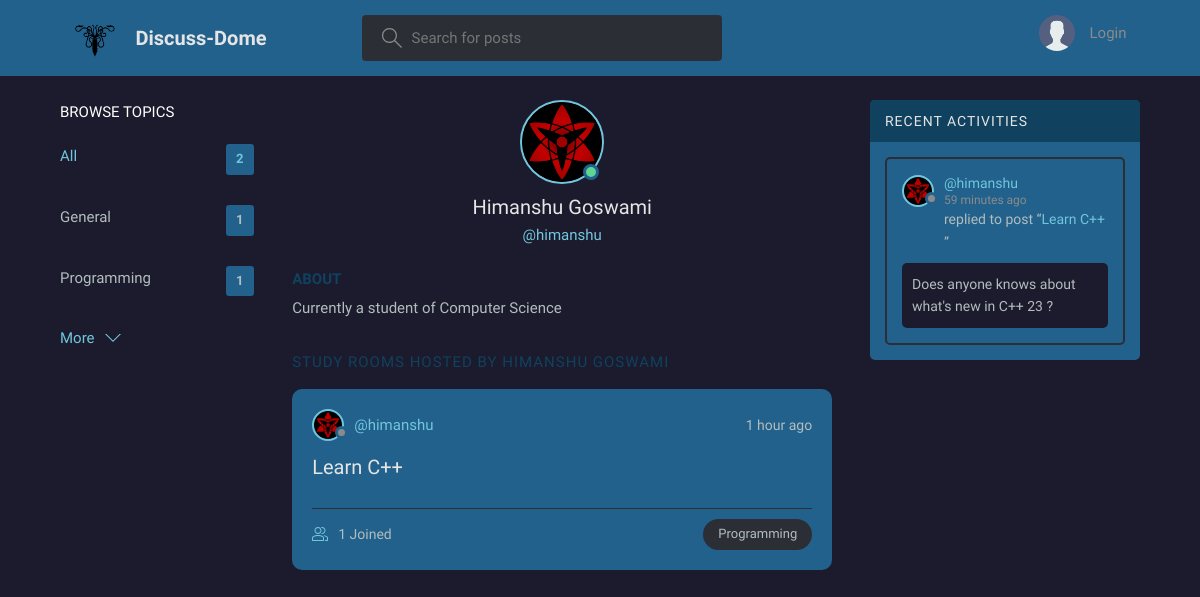
The app's page /profile/2/ with its own data.
### base/models.py (models this page shows, shortened)
class Topic(models.Model):
    name = models.CharField(max_length=200)

class User(AbstractUser):
    name = models.CharField(max_length=200, null=True)
    email = models.EmailField(unique=True, null=True)
    bio = models.TextField(null=True)
    avatar = models.ImageField(null=True, default="avatar.svg")
    REQUIRED_FIELDS = []

class Room(models.Model):
    host = models.ForeignKey(User, on_delete=models.SET_NULL, null=True)
    topic = models.ForeignKey(Topic, on_delete=models.SET_NULL, null=True)
    name = models.CharField(max_length=200)
    description = models.TextField(null=True, blank=True)
    participants = models.ManyToManyField(
        User, related_name='participants', blank=True)
    updated = models.DateTimeField(auto_now=True)
    created = models.DateTimeField(auto_now_add=True)
    class Meta:
        ordering = ['-updated', '-created']
    def __str__(self):
        return self.name

class Message(models.Model):
    user = models.ForeignKey(User, on_delete=models.CASCADE)
    room = models.ForeignKey(Room, on_delete=models.CASCADE)
    body = models.TextField()
    updated = models.DateTimeField(auto_now=True)
    created = models.DateTimeField(auto_now_add=True)
    class Meta:
        ordering = ['-updated', '-created']

### base/views.py (the view)
# urls.py: path('profile/<str:pk>/', views.userProfile, name="user-profile"),
def userProfile(request, pk):
    user = User.objects.get(id=pk)
    rooms = user.room_set.all()
    room_messages = user.message_set.all()
    topics = Topic.objects.all()
    context = {'user': user, 'rooms': rooms,
               'room_messages': room_messages, 'topics': topics}
    return render(request, 'base/profile.html', context)

### base/templates/base/profile.html (shortened to what this page needs)
{% extends 'main.html' %}
{% block content %}
<main class="profile-page layout layout--3">
  <div class="container">
    {% include 'base/topics_component.html' %}
    <div class="roomList">
      <div class="profile">
        <div class="profile__avatar">
          <div class="avatar avatar--large active">
            <img src="{{user.avatar.url}}" />
          </div>
        </div>
        <div class="profile__info">
          <h3>{{user.name}}</h3>
          <p>@{{user.username}}</p>
        </div>
        <div class="profile__about">
          <h3>About</h3>
          <p>
            {{user.bio}}
          </p>
        </div>
      </div>
      <div class="roomList__header">
        <div>
            <h2>Study Rooms Hosted by {{user.name}}</a>
          </h2>
        </div>
      </div>
      {% include 'base/feed_component.html' %}
    </div>
    {% include 'base/activity_component.html' %}
  </div>
</main>
{% endblock content %}

### templates/main.html (shortened to what this page needs)
<!DOCTYPE html>
{% load static %}
<html lang="en">
<head>
    <link rel="stylesheet" href="{% static 'styles/style.css' %}" />
</head>
<body>
    {% include 'navbar.html' %}
    {% block content %}
    {% endblock %}
</body>
</html>

### templates/navbar.html (shortened to what this page needs)
{% load static %}
<header class="header header--loggedIn">
    <div class="container">
        <a href="{% url 'home' %}" class="header__logo">
            <img src="{% static 'images/icons/squid-icon.png' %}" />
            <h1>Discuss-Dome</h1>
        </a>
        <form class="header__search" method="GET" action="{% url 'home' %}">
            <label>
                <input name="q" placeholder="Search for posts" />
            </label>
        </form>
        <nav class="header__menu">
            {% if request.user.is_authenticated %}
            <div class="header__user">
                <a href="{% url 'update-user' %}">
                    <div class="avatar avatar--medium active">
                        <img src="{{request.user.avatar.url}}" />
                    </div>
                    <p>{{request.user.username}} <span>@{{request.user.username}}</span></p>
                </a>
                <button class="dropdown-button">
                    <svg version="1.1" xmlns="http://www.w3.org/2000/svg" width="32" height="32" viewBox="0 0 32 32">
                        <title>chevron-down</title>
                        <path d="M16 21l-13-13h-3l16 16 16-16h-3l-13 13z"></path>
                    </svg>
                </button>
            </div>
            {% else %}
            <a href="{% url 'login' %}">
                <img src="{% static 'images/avatar.svg' %}" />
                <p>Login</p>
            </a>
            {% endif %}
        </nav>
    </div>
</header>

### base/templates/base/topics_component.html
<div class="topics">
    <div class="topics__header">
        <h2>Browse Topics</h2>
    </div>
    <ul class="topics__list">
        <li>
            <a href="{% url 'home' %}" class="active">All <span>{{topics.count}}</span></a>
        </li>
        {% for topic in topics %}
        <li>
            <a href="{% url 'home' %}?q={{topic.name}}">{{topic.name}}<span>{{topic.room_set.all.count}}</span></a>
        </li>
        {% endfor %}
    </ul>
    <a class="btn btn--link" href="{% url 'topics' %}">
        More
        <svg version="1.1" xmlns="http://www.w3.org/2000/svg" width="32" height="32" viewBox="0 0 32 32">
            <title>chevron-down</title>
            <path d="M16 21l-13-13h-3l16 16 16-16h-3l-13 13z"></path>
        </svg>
    </a>
</div>

### base/templates/base/feed_component.html (shortened to what this page needs)
{% for room in rooms %}
<div class="roomListRoom">
    <div class="roomListRoom__header">
        <a href="{% url 'user-profile' room.host.id %}" class="roomListRoom__author">
            <div class="avatar avatar--small">
                <img src="{{room.host.avatar.url}}" />
            </div>
            <span>@{{room.host.username}}</span>
        </a>
        <div class="roomListRoom__actions">
            <span>{{room.created|timesince}} ago</span>
        </div>
    </div>
    <div class="roomListRoom__content">
        <a href="{% url 'room' room.id %}">{{room.name}}</a>
    </div>
    <div class="roomListRoom__meta">
        <a href="{% url 'room' room.id %}" class="roomListRoom__joined">
            {{room.participants.all.count}} Joined
        </a>
        <p class="roomListRoom__topic">{{room.topic.name}}</p>
    </div>
</div>
{% endfor %}

### base/templates/base/activity_component.html (shortened to what this page needs)
<div class="activities">
    <div class="activities__header">
        <h2>Recent Activities</h2>
    </div>
    {% for message in room_messages %}
    <div class="activities__box">
        <div class="activities__boxHeader roomListRoom__header">
            <a href="{% url 'user-profile' message.user.id %}" class="roomListRoom__author">
                <div class="avatar avatar--small">
                    <img src="{{message.user.avatar.url}}" />
                </div>
                <p>
                    @{{message.user.username}}
                    <span>{{message.created|timesince}} ago</span>
                </p>
            </a>
        </div>
        <div class="activities__boxContent">
            <p>replied to post “<a href="{% url 'room' message.room.id %}">{{message.room}}</a>”</p>
            <div class="activities__boxRoomContent">{{message.body}}</div>
        </div>
    </div>
    {% endfor %}
</div>

### records on screen
Topic: name "General", room_set.all.count "1"
Topic: name "Programming", room_set.all.count "1"
User: avatar (picture), name "Himanshu Goswami", username "himanshu", bio "Currently a student of Computer Science", name "HIMANSHU GOSWAMI"
Room: host.avatar (picture), host.username "himanshu", created "1 hour", name "Learn C++", participants.all.count "1", topic.name "Programming"
Message: user.avatar (picture), user.username "himanshu", created "59 minutes", room "Learn C++", body "Does anyone knows about what's new in C++ 23 ?"

### other values on screen
{{ topics.count }} "2"
